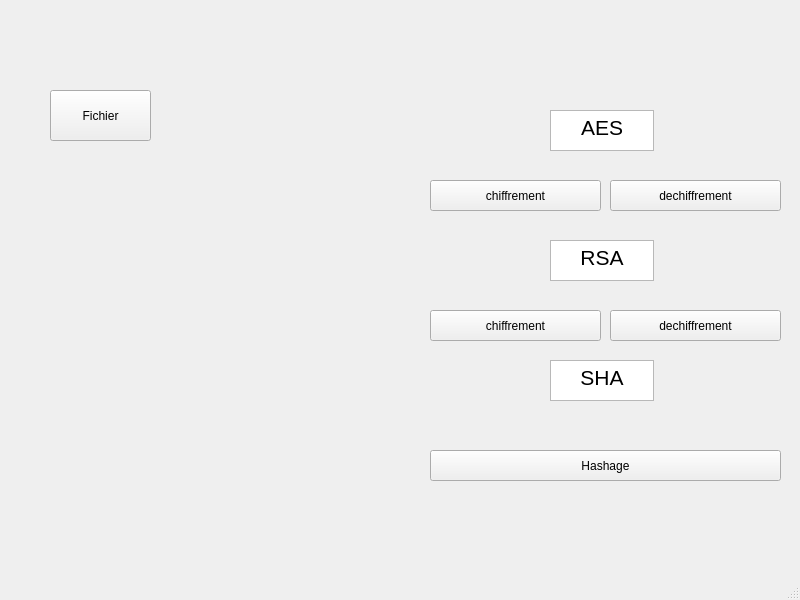
<?xml version="1.0" encoding="UTF-8"?>
<ui version="4.0">
 <class>MainWindow</class>
 <widget class="QMainWindow" name="MainWindow">
  <property name="geometry">
   <rect>
    <x>0</x>
    <y>0</y>
    <width>800</width>
    <height>600</height>
   </rect>
  </property>
  <property name="windowTitle">
   <string>MainWindow</string>
  </property>
  <widget class="QWidget" name="centralwidget">
   <widget class="QPushButton" name="btn_sha">
    <property name="geometry">
     <rect>
      <x>430</x>
      <y>450</y>
      <width>351</width>
      <height>31</height>
     </rect>
    </property>
    <property name="text">
     <string>Hashage</string>
    </property>
   </widget>
   <widget class="QPushButton" name="btn_dechif_rsa">
    <property name="geometry">
     <rect>
      <x>610</x>
      <y>310</y>
      <width>171</width>
      <height>31</height>
     </rect>
    </property>
    <property name="text">
     <string>dechiffrement</string>
    </property>
   </widget>
   <widget class="QPushButton" name="btn_chif_rsa">
    <property name="geometry">
     <rect>
      <x>430</x>
      <y>310</y>
      <width>171</width>
      <height>31</height>
     </rect>
    </property>
    <property name="text">
     <string>chiffrement</string>
    </property>
   </widget>
   <widget class="QPushButton" name="btn_dechif_aes">
    <property name="geometry">
     <rect>
      <x>610</x>
      <y>180</y>
      <width>171</width>
      <height>31</height>
     </rect>
    </property>
    <property name="text">
     <string>dechiffrement</string>
    </property>
   </widget>
   <widget class="QPushButton" name="btn_chif_aes">
    <property name="geometry">
     <rect>
      <x>430</x>
      <y>180</y>
      <width>171</width>
      <height>31</height>
     </rect>
    </property>
    <property name="text">
     <string>chiffrement</string>
    </property>
   </widget>
   <widget class="QTextEdit" name="TXT_sha">
    <property name="geometry">
     <rect>
      <x>550</x>
      <y>360</y>
      <width>104</width>
      <height>41</height>
     </rect>
    </property>
    <property name="html">
     <string>&lt;!DOCTYPE HTML PUBLIC &quot;-//W3C//DTD HTML 4.0//EN&quot; &quot;http://www.w3.org/TR/REC-html40/strict.dtd&quot;&gt;
&lt;html&gt;&lt;head&gt;&lt;meta name=&quot;qrichtext&quot; content=&quot;1&quot; /&gt;&lt;meta charset=&quot;utf-8&quot; /&gt;&lt;style type=&quot;text/css&quot;&gt;
p, li { white-space: pre-wrap; }
hr { height: 1px; border-width: 0; }
li.unchecked::marker { content: &quot;\2610&quot;; }
li.checked::marker { content: &quot;\2612&quot;; }
&lt;/style&gt;&lt;/head&gt;&lt;body style=&quot; font-family:'Segoe UI'; font-size:9pt; font-weight:400; font-style:normal;&quot;&gt;
&lt;p align=&quot;center&quot; style=&quot; margin-top:0px; margin-bottom:0px; margin-left:0px; margin-right:0px; -qt-block-indent:0; text-indent:0px;&quot;&gt;&lt;span style=&quot; font-size:16pt;&quot;&gt;SHA&lt;/span&gt;&lt;/p&gt;&lt;/body&gt;&lt;/html&gt;</string>
    </property>
   </widget>
   <widget class="QTextEdit" name="TXT_aes">
    <property name="geometry">
     <rect>
      <x>550</x>
      <y>110</y>
      <width>104</width>
      <height>41</height>
     </rect>
    </property>
    <property name="html">
     <string>&lt;!DOCTYPE HTML PUBLIC &quot;-//W3C//DTD HTML 4.0//EN&quot; &quot;http://www.w3.org/TR/REC-html40/strict.dtd&quot;&gt;
&lt;html&gt;&lt;head&gt;&lt;meta name=&quot;qrichtext&quot; content=&quot;1&quot; /&gt;&lt;meta charset=&quot;utf-8&quot; /&gt;&lt;style type=&quot;text/css&quot;&gt;
p, li { white-space: pre-wrap; }
hr { height: 1px; border-width: 0; }
li.unchecked::marker { content: &quot;\2610&quot;; }
li.checked::marker { content: &quot;\2612&quot;; }
&lt;/style&gt;&lt;/head&gt;&lt;body style=&quot; font-family:'Segoe UI'; font-size:9pt; font-weight:400; font-style:normal;&quot;&gt;
&lt;p align=&quot;center&quot; style=&quot; margin-top:0px; margin-bottom:0px; margin-left:0px; margin-right:0px; -qt-block-indent:0; text-indent:0px;&quot;&gt;&lt;span style=&quot; font-size:16pt;&quot;&gt;AES&lt;/span&gt;&lt;/p&gt;&lt;/body&gt;&lt;/html&gt;</string>
    </property>
   </widget>
   <widget class="QTextEdit" name="TXT_rsa">
    <property name="geometry">
     <rect>
      <x>550</x>
      <y>240</y>
      <width>104</width>
      <height>41</height>
     </rect>
    </property>
    <property name="html">
     <string>&lt;!DOCTYPE HTML PUBLIC &quot;-//W3C//DTD HTML 4.0//EN&quot; &quot;http://www.w3.org/TR/REC-html40/strict.dtd&quot;&gt;
&lt;html&gt;&lt;head&gt;&lt;meta name=&quot;qrichtext&quot; content=&quot;1&quot; /&gt;&lt;meta charset=&quot;utf-8&quot; /&gt;&lt;style type=&quot;text/css&quot;&gt;
p, li { white-space: pre-wrap; }
hr { height: 1px; border-width: 0; }
li.unchecked::marker { content: &quot;\2610&quot;; }
li.checked::marker { content: &quot;\2612&quot;; }
&lt;/style&gt;&lt;/head&gt;&lt;body style=&quot; font-family:'Segoe UI'; font-size:9pt; font-weight:400; font-style:normal;&quot;&gt;
&lt;p align=&quot;center&quot; style=&quot; margin-top:0px; margin-bottom:0px; margin-left:0px; margin-right:0px; -qt-block-indent:0; text-indent:0px;&quot;&gt;&lt;span style=&quot; font-size:16pt;&quot;&gt;RSA&lt;/span&gt;&lt;/p&gt;&lt;/body&gt;&lt;/html&gt;</string>
    </property>
   </widget>
   <widget class="QPushButton" name="btn_selec">
    <property name="geometry">
     <rect>
      <x>50</x>
      <y>90</y>
      <width>101</width>
      <height>51</height>
     </rect>
    </property>
    <property name="text">
     <string>Fichier</string>
    </property>
   </widget>
  </widget>
  <widget class="QMenuBar" name="menubar">
   <property name="geometry">
    <rect>
     <x>0</x>
     <y>0</y>
     <width>800</width>
     <height>22</height>
    </rect>
   </property>
  </widget>
  <widget class="QStatusBar" name="statusbar"/>
 </widget>
 <resources/>
 <connections/>
</ui>
